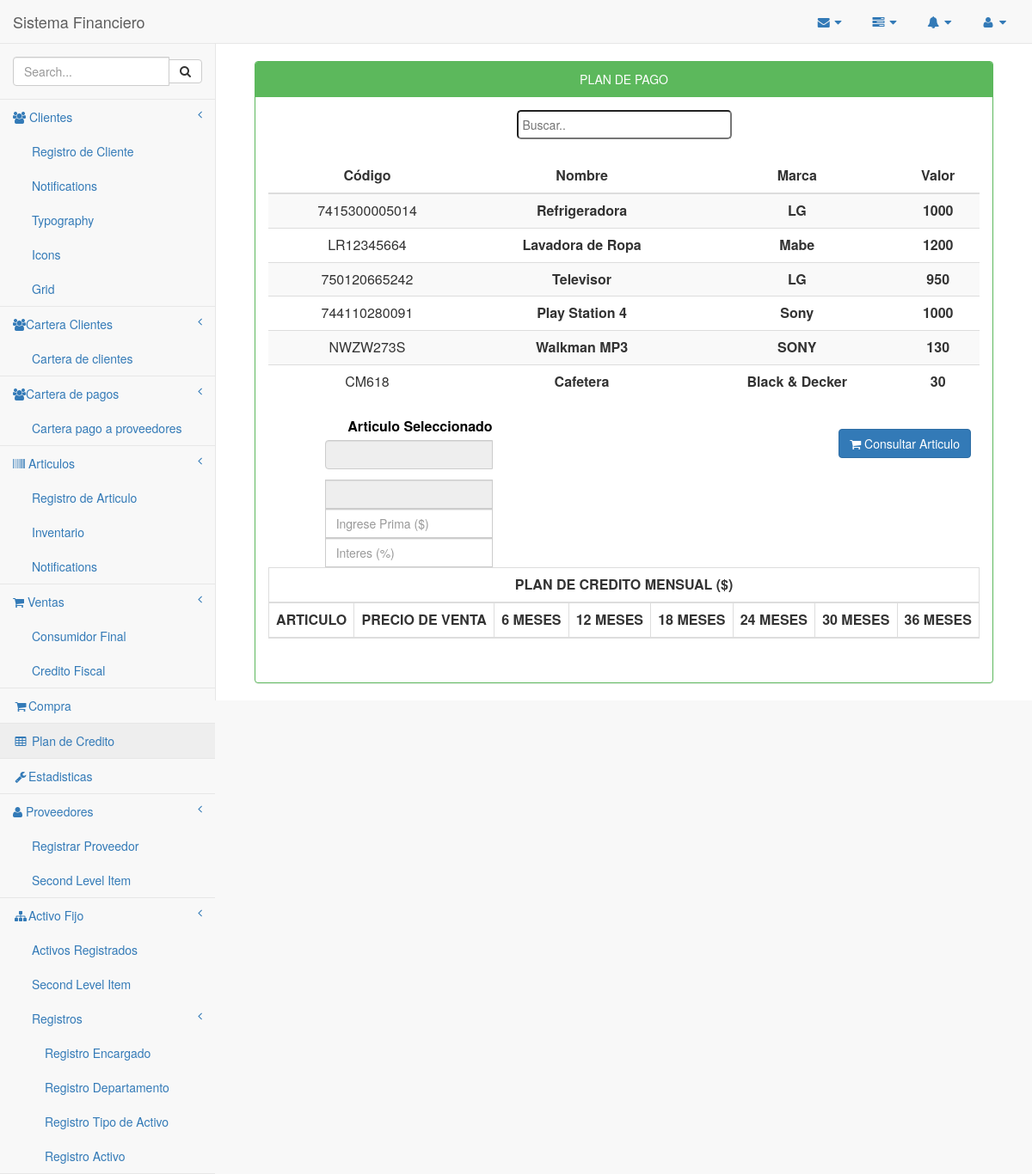
Page /Inventario/PlanPago.php on the committed database.
### tables this page shows
CREATE TABLE `inventario` (
  `idinventario` int(11) NOT NULL,
  `id_articulos` int(11) DEFAULT NULL,
  `stock` int(11) DEFAULT NULL,
  `stockMinimo` int(11) DEFAULT NULL,
  `pv` float DEFAULT NULL,
  `cant` int(11) DEFAULT NULL
);

CREATE TABLE `articulos` (
  `idarticulos` int(11) NOT NULL,
  `codigo` varchar(45) DEFAULT NULL,
  `nombre` varchar(45) DEFAULT NULL,
  `cantidad` int(11) DEFAULT NULL,
  `valor` float DEFAULT NULL,
  `marca` varchar(45) DEFAULT NULL,
  `estado` varchar(45) DEFAULT NULL,
  `unidad` int(11) DEFAULT NULL,
  `idproveedor` int(10) DEFAULT NULL,
  `idcategoria` int(10) DEFAULT NULL
);

### Inventario/PlanPago.php (the view, shortened to what this page needs)
<?php
 include_once '../conexion/php_conexion.php';
    include_once '../Plantilla/encabezado.php';
    include_once '../Plantilla/menuLateral.php';
?>
<head>
</head>
        <div id="page-wrapper"  align="center">
            <div class="container-fluid"  align="center">
                <div class="row" align="center">
           <div class="col-md-12">
           	<br>
                    <div class="panel panel-green">
                        <div class="panel-heading" align="center">
                             PLAN DE PAGO
                        </div>
                        <div class="panel-body" align="center">
                          <input type="text" class="redondeado" id="buscador" onkeyup="myFunction()" placeholder="Buscar..">
                            <div class="table-responsive">
                              <table width="100%" border="0">
                                  <tr>
                                    <td width="50%">
                                        <div align="right">
                                        <form method="get" action="" enctype="multipart/form-data" name="form1" id="form1">
                                        <div class="table-responsive">
                                          <div class="scroll-window-wrapper">
  <div class="scroll-window">
         <table class="table table-striped" id="tabla">
    <thead>
      <th><div>Código</div></th>
      <th><div>Nombre</div></th>
      <th><div>Marca</div></th>
      <th><div>Valor</div></th>
     <tbody class="buscar">
     <br>
    <?php
        $sacar1 = mysqli_query($conexion, "SELECT articulos.idarticulos, articulos.codigo, articulos.nombre, articulos.marca, inventario.pv FROM articulos INNER JOIN inventario ON inventario.id_articulos = articulos.idarticulos");
            while ($fila = mysqli_fetch_array($sacar1)) {
                $cod=$fila['codigo'];
                $nom=$fila['nombre'];
                $marca=$fila['marca'];
                $valor=$fila['pv'];
        ?>
        <tr>
                <td data-title="Relea"><?php echo $cod; ?></td>
                <th scope="row"><?php echo $nom; ?></th>
                 <th scope="row"><?php echo $marca; ?></th>
                  <th scope="row"><?php echo $valor; ?></th>
                </td>
       <?php  }?>
      </tr>
  </table>
   </div>
</div>
       <form>
        <div class="col-lg-4">
         <label style="color: black">Articulo Seleccionado<small class="text-muted" ></small></label>
          <div class="input-group">
          <input type="text" class="form-control" id="insumo" name="insumo" disabled><br>
          <br>
          <input type="text" class="form-control" id="valor" name="valor" disabled>
          <br>
         <input type="text" class="form-control" id="prima" name="prima" placeholder="Ingrese Prima ($)">
         <br>
         <input type="text" class="form-control" id="interes" name="interes" placeholder="Interes (%)">
         <br>
       </div>
           </div></form>
             <div class="row mb-12" style="float: right; margin-right: 10px; margin-top: 15px;">
                    <button type="button" class="btn btn-primary" name="btnGuardar" id="btnGuardar" onClick="agregarTabla()">  <i class="fa fa-shopping-cart"></i> Consultar Articulo</button>
                </div>
                                     <br>
                                <table id="tablaPP" class="table table-striped table-bordered table-hover">
                                    <thead>
                                      <tr align="center"><th colspan="8">PLAN DE CREDITO MENSUAL ($)</th></tr>
                                        <tr>
                                            <th>ARTICULO</th>
                                            <th>PRECIO DE VENTA</th>
                                             <th>6 MESES</th>
                                              <th>12 MESES</th>
                                               <th>18 MESES</th>
                                                <th>24 MESES</th>
                                                 <th>30 MESES</th>
                                                  <th>36 MESES</th>
                                        </tr>
                                    </thead>
<?php
include_once '../Plantilla/inferior.php';
?>

### Inventario/PlanPago.php (style rules this page uses)
input { width: 250px; padding: 5px; }
.redondeado { border-radius: 5px; }
table th { text-align: center; }
table td { text-align: center; }

### rows in the picture
inventario: id_articulos.codigo "7415300005014", id_articulos.nombre "Refrigeradora", id_articulos.marca "LG", pv "1000"
inventario: id_articulos.codigo "LR12345664", id_articulos.nombre "Lavadora de Ropa", id_articulos.marca "Mabe", pv "1200"
inventario: id_articulos.codigo "750120665242", id_articulos.nombre "Televisor", id_articulos.marca "LG", pv "950"
inventario: id_articulos.codigo "744110280091", id_articulos.nombre "Play Station 4", id_articulos.marca "Sony", pv "1000"
inventario: id_articulos.codigo "NWZW273S", id_articulos.nombre "Walkman MP3", id_articulos.marca "SONY", pv "130"
inventario: id_articulos.codigo "CM618", id_articulos.nombre "Cafetera", id_articulos.marca "Black & Decker", pv "30"
